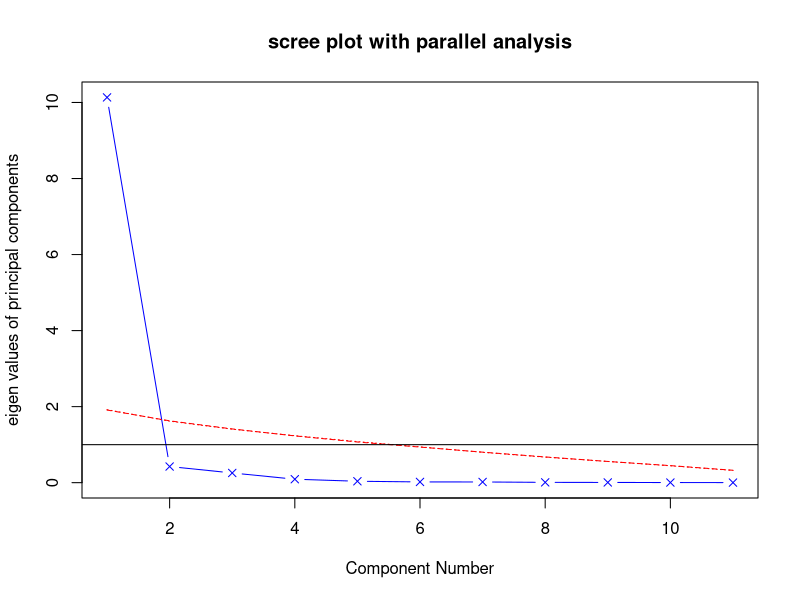
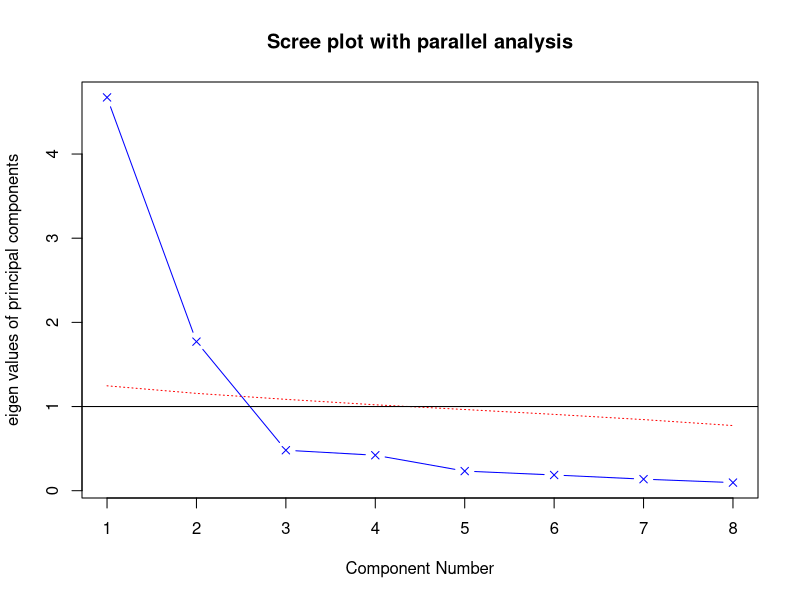

These figures' R source, in order: (Note: this script raises an error after producing the figures.)
# 主成分和因子分析

# 主成分分析PCA是一种数据降维技术，将大量相关数据转化成一组很少的不相关变量，这些无关变量就是主成分
# 因子分析EFA是一种用来发现一组变量潜在结构的方法，通过寻找一组更小的，潜在的隐藏的结构来解释已经观测到的显示的变量之间的关系

library(psych)
data <- USJudgeRatings[,-1]
fa.parallel(data,fa='pc',n.iter=100,show.legend=FALSE,main='scree plot with parallel analysis')

# KH准则建议保留特征值大于1的主成分，
# Cattell碎石检验绘制了特征值和主成分数的图形，可见选择一个主成分即可

# 提取主成分'

library(psych)
pc=principal(data, nfactors=1)
pc

# Listing 14.5 - Obtaining principal component scroing coefficients

library(psych)
fa.parallel(Harman23.cor$cov, n.obs = 302, fa = "pc", 
            n.iter = 100, show.legend = FALSE, 
            main = "Scree plot with parallel analysis")
pc <- principal(Harman23.cor$cov, nfactors = 2, rotate = "none")
pc

# 主成分旋转：使得选择的成分不相关(正交旋转)或相关(斜交旋转)，最流行的正交旋转方法是方差极大旋转


方差最大旋转
rc <- principal(Harman23.cor$cov, nfactors = 2, rotate = "varimax")
rc

# 获取主成分得分
library(psych)
pc=principal(data, nfactors=1,score=TRUE)
head(pc$scores)



################################## 因子分析

options(digits = 2)
library(psych)
covariances <- ability.cov$cov
# convert covariances to correlations
correlations <- cov2cor(covariances)
correlations

# determine number of factors to extract
fa.parallel(correlations, n.obs = 112, fa = "both", 
            n.iter = 100, main = "Scree plots with parallel analysis")

# fa = "both" 表示展示了主成分和因子分析的结果
# KH准则建议保留特征值大于0的因子，

# Listing 14.6 - Principal axis factoring without rotation

fa <- fa(correlations, nfactors = 2, rotate = "none", fm = "pa")
fa


# 因子旋转

fa.varimax <- fa(correlations,nfactors=2,rotate='varimax',fm='pa')

fa.promax <- fa(correlations,nfactors=2,rotate='promax',fm='pa')


factor.plot(fa.promax, labels = rownames(fa.promax$loadings))
fa.diagram(fa.promax, simple = FALSE)
